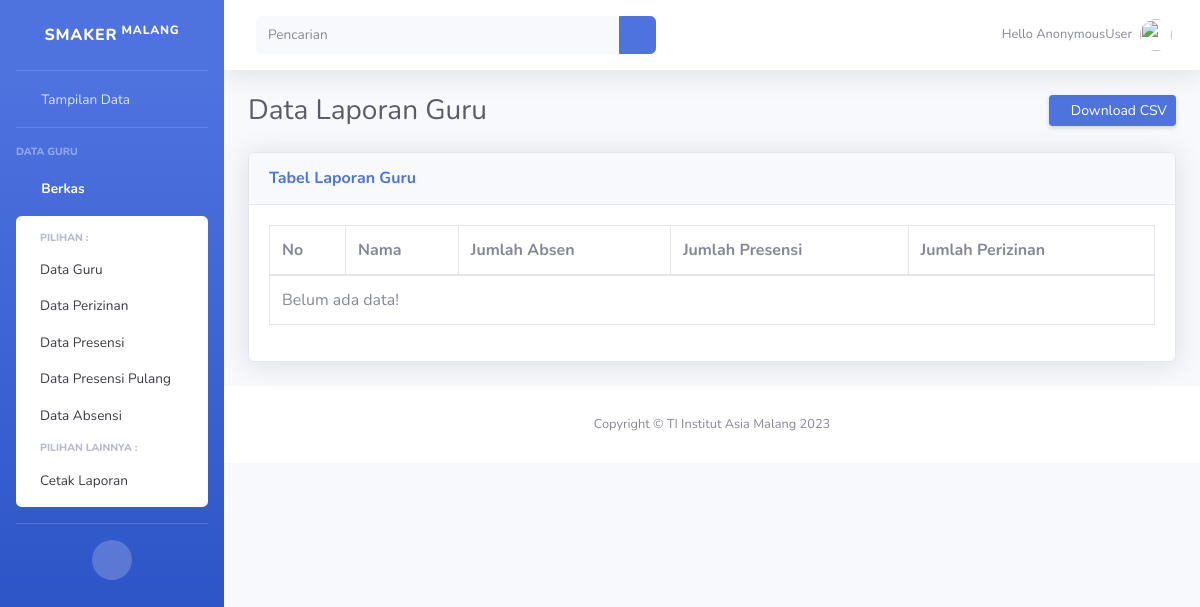
/laporan/, run on an earlier commit of the app's database.
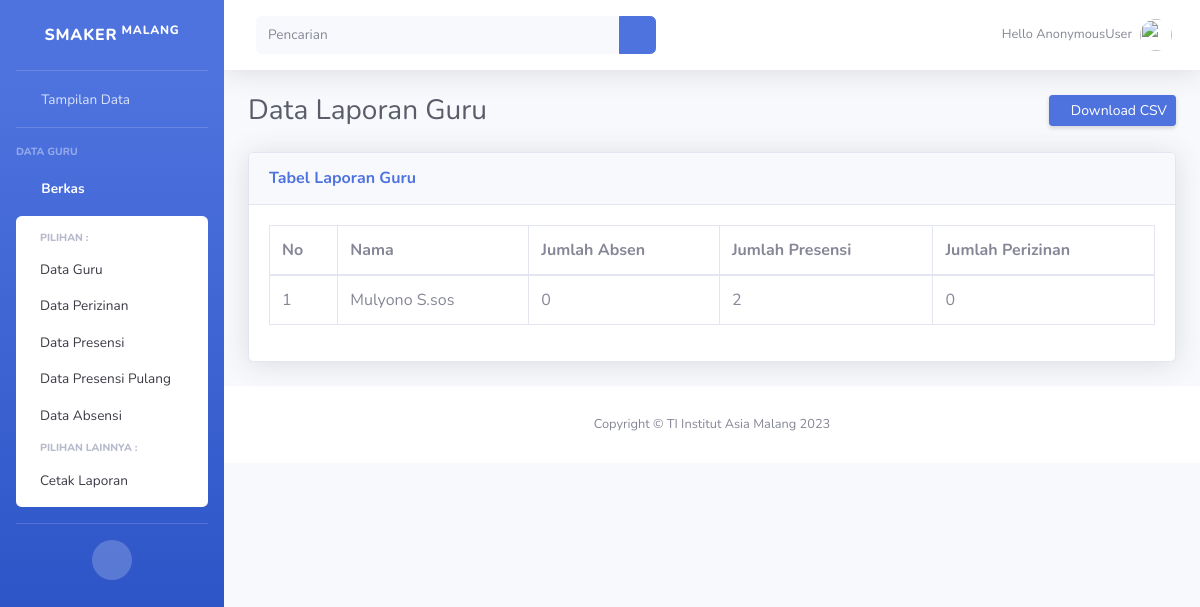
And on a later commit of the database.
### biodata/models.py (models this page shows, shortened)
class Biodata(models.Model):
    nama=models.CharField(max_length=50)
    nip=models.CharField(max_length=8)
    jk=models.ForeignKey(Jenis, on_delete=models.CASCADE,null=True)
    agama=models.ForeignKey(Agama, on_delete=models.CASCADE,null=True)
    alamat=models.TextField()
    mapel=models.CharField(max_length=50)

### rekapitulasi/views.py (the view)
# urls.py: path('laporan/',rekap_data),
def rekap_data(request):
    rekap = Rekap.objects.filter(id=1).first()
    nama = rekap.nama if rekap else None
    biodata = Biodata.objects.all()
    konteks = {
        'nama': nama,
        'biodata': biodata,
    }
    return render(request,'rekap.html',konteks)

### template/rekap.html (shortened to what this page needs)
{% extends 'base.html' %}
{% load static %}
{% block content%}
    <div class="d-sm-flex align-items-center justify-content-between mb-4">
        <h1 class="h3 mb-0 text-gray-800">Data Laporan Guru</h1>
        <a href="#" class="d-none d-sm-inline-block btn btn-sm btn-primary shadow-sm" id="download-csv">
            <i class="fas fa-download fa-sm text-white-50"></i>
            Download CSV
        </a>
    </div>
    <div class="card shadow mb-4">
        <div class="card-header py-3">
            <h6 class="m-0 font-weight-bold text-primary">Tabel Laporan Guru</h6>
        </div>
        <div class="card-body">
            <div class="table-responsive">
                <table class="table table-bordered" id="dataTable" width="100%" cellspacing="0">
                    <thead>
                        <tr>
                            <th>No</th>
                            <th>Nama</th>
                            <th>Jumlah Absen</th>
                            <th>Jumlah Presensi</th>
                            <th>Jumlah Perizinan</th>
                        </tr>
                    </thead>
                    <tbody>
                        {% for data in biodata %}
                            <tr>
                                <td>{{ forloop.counter }}</td>
                                <td>{{ data.nama }}</td>
                                <td>{{ data.absen_set.count }}</td>
                                <td>{{ data.presensi_set.count }}</td>
                                <td>{{ data.perizinan_set.count }}</td>
                            </tr>
                        {% empty %}
                            <tr>
                                <td colspan="5">Belum ada data!</td>
                            </tr>
                        {% endfor %}
                    </tbody>
                </table>
            </div>
        </div>
    </div>
{% endblock %}

What changed in the data, as far as the page shows it:
added Biodata: nama "Mulyono S.sos", absen_set.count "0", presensi_set.count "2", perizinan_set.count "0"
Also different on the page:
text no longer shown: "Belum ada data!"
